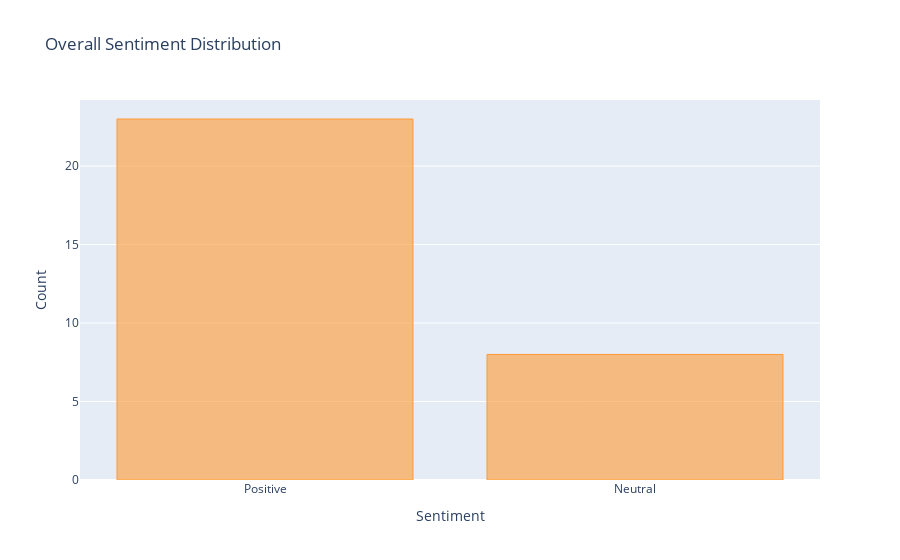

Notebook source saved alongside this figure:
### Code cell
# show barchart of retweet>=5 tweet sentiment
df_over5 = df[df['retweet_count'] >= 5]
layout1=dict(autosize=True, yaxis=dict(automargin=True, title="Count"), xaxis=dict(automargin=True, title="Sentiment"),title="Overall Sentiment Distribution")
df_over5['Sentiment'].value_counts().iplot(kind='bar', title = 'Sentiment Distribution for <br> tweets (Above 5)', layout=layout1)

'''
# Alternative method to run under SWAN where cufflinks can't be installed 
# create dataframe for Sentiment counts
sentiment5_counts = df_over5['Sentiment'].value_counts(ascending=True).to_frame("Count").reset_index()
# show interative barchart of retweet>=5 tweet sentiment
fig = px.bar(
    sentiment_counts, x="index", y="Count", 
    labels=dict(Count="Counts", index="Sentiment"), 
    width=1600, height=800, title="Sentiment Distribution for <br> tweets (Above 5)"
)
fig.update_xaxes(tickangle = 45)

#fig.update_traces(marker_color='green')

fig.show()
'''

### Figure 1 — Plotly figure (JSON) as saved in the notebook; plotly's stock layout.template omitted (floating-point values rounded to 4 significant figures)
{"data": [{"marker": {"color": "rgba(255, 153, 51, 0.6)", "line": {"color": "rgba(255, 153, 51, 1.0)", "width": 1}}, "name": "Sentiment", "orientation": "v", "text": "", "type": "bar", "x": ["Positive", "Neutral"], "y": [23, 8]}], "layout": {"autosize": true, "title": {"text": "Overall Sentiment Distribution"}, "xaxis": {"automargin": true, "autorange": true, "range": [-0.5, 1.5], "title": {"text": "Sentiment"}, "type": "category"}, "yaxis": {"automargin": true, "autorange": true, "range": [0, 24.21], "title": {"text": "Count"}, "type": "linear"}}}
